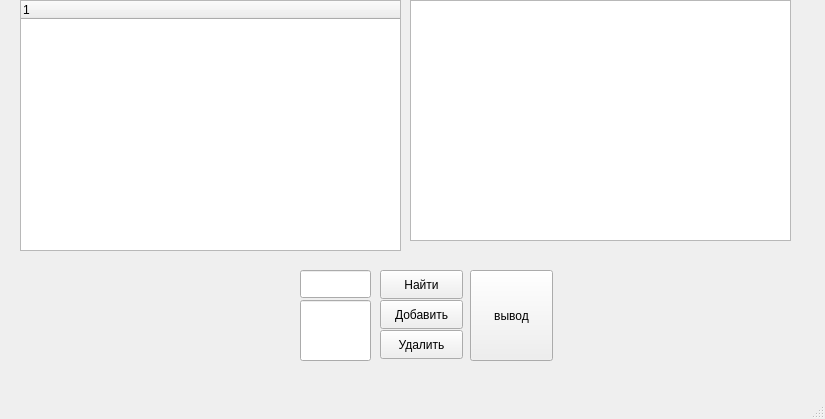
<?xml version="1.0" encoding="UTF-8"?>
<ui version="4.0">
 <class>MainWindow</class>
 <widget class="QMainWindow" name="MainWindow">
  <property name="geometry">
   <rect>
    <x>0</x>
    <y>0</y>
    <width>825</width>
    <height>419</height>
   </rect>
  </property>
  <property name="windowTitle">
   <string>MainWindow</string>
  </property>
  <widget class="QWidget" name="centralwidget">
   <widget class="QTextEdit" name="iterators">
    <property name="geometry">
     <rect>
      <x>410</x>
      <y>0</y>
      <width>381</width>
      <height>241</height>
     </rect>
    </property>
   </widget>
   <widget class="QLineEdit" name="key_le">
    <property name="geometry">
     <rect>
      <x>300</x>
      <y>270</y>
      <width>71</width>
      <height>28</height>
     </rect>
    </property>
   </widget>
   <widget class="QPushButton" name="find">
    <property name="geometry">
     <rect>
      <x>380</x>
      <y>270</y>
      <width>83</width>
      <height>29</height>
     </rect>
    </property>
    <property name="text">
     <string>Найти</string>
    </property>
   </widget>
   <widget class="QTreeWidget" name="treeWidget">
    <property name="geometry">
     <rect>
      <x>20</x>
      <y>0</y>
      <width>381</width>
      <height>251</height>
     </rect>
    </property>
    <column>
     <property name="text">
      <string notr="true">1</string>
     </property>
    </column>
   </widget>
   <widget class="QLineEdit" name="key_le_2">
    <property name="geometry">
     <rect>
      <x>300</x>
      <y>300</y>
      <width>71</width>
      <height>61</height>
     </rect>
    </property>
    <property name="text">
     <string/>
    </property>
   </widget>
   <widget class="QPushButton" name="find_2">
    <property name="geometry">
     <rect>
      <x>380</x>
      <y>300</y>
      <width>83</width>
      <height>29</height>
     </rect>
    </property>
    <property name="text">
     <string>Добавить</string>
    </property>
   </widget>
   <widget class="QPushButton" name="find_3">
    <property name="geometry">
     <rect>
      <x>470</x>
      <y>270</y>
      <width>83</width>
      <height>91</height>
     </rect>
    </property>
    <property name="text">
     <string>вывод</string>
    </property>
   </widget>
   <widget class="QPushButton" name="find_4">
    <property name="geometry">
     <rect>
      <x>380</x>
      <y>330</y>
      <width>83</width>
      <height>29</height>
     </rect>
    </property>
    <property name="text">
     <string>Удалить</string>
    </property>
   </widget>
  </widget>
  <widget class="QMenuBar" name="menubar">
   <property name="geometry">
    <rect>
     <x>0</x>
     <y>0</y>
     <width>825</width>
     <height>25</height>
    </rect>
   </property>
  </widget>
  <widget class="QStatusBar" name="statusbar"/>
 </widget>
 <resources/>
 <connections/>
</ui>
